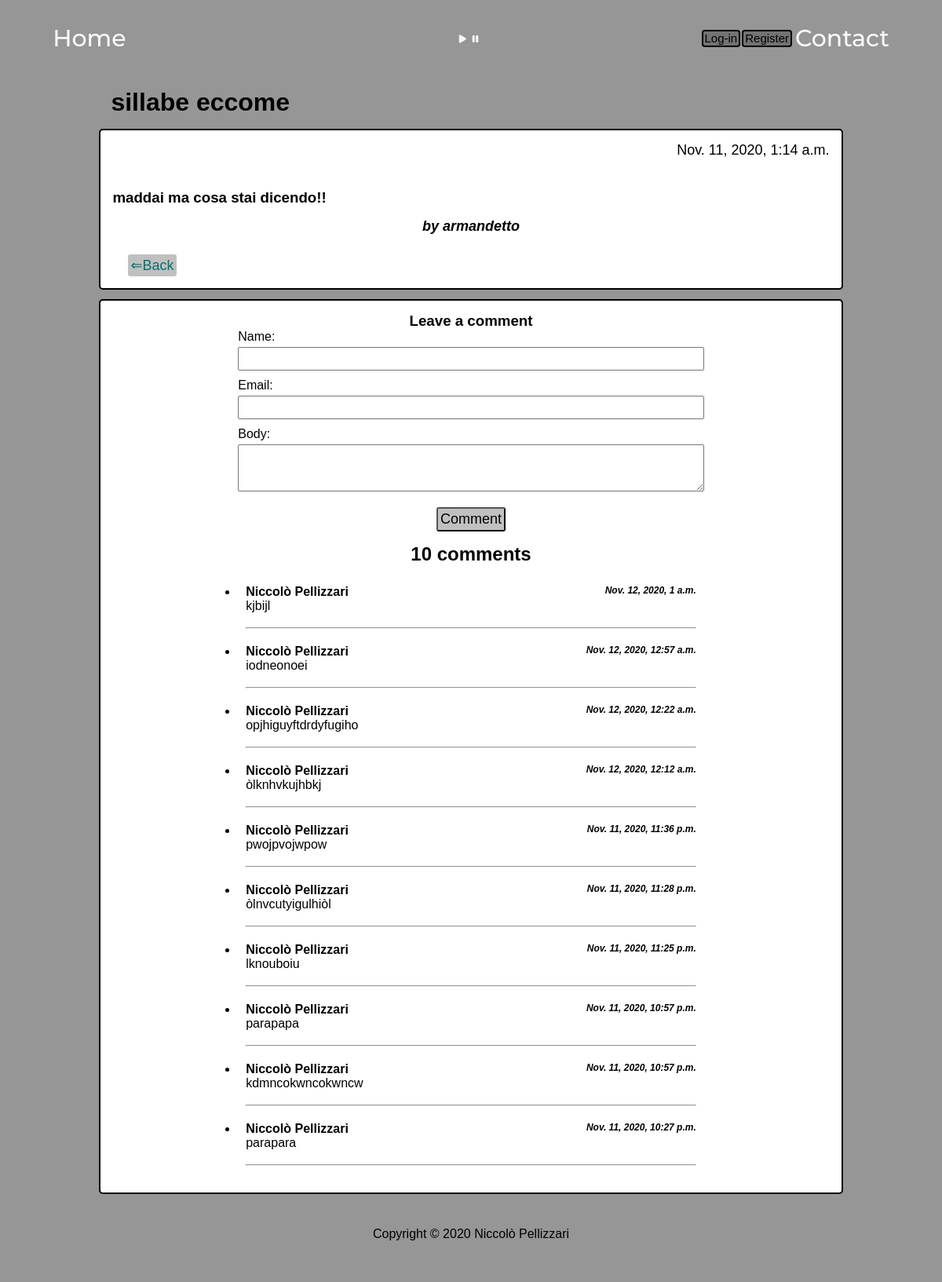
The page /crypto-blog/post/37/ on the database its author committed.
### cryptoblog/models.py (models this page shows, shortened)
class Post(models.Model):
    title = models.CharField(max_length=200, unique=True)
    author = models.ForeignKey(User, on_delete=models.CASCADE, related_name='blog_posts')
    updated_on = models.DateTimeField(auto_now=True)
    content = RichTextField(blank= True, null= True)
    prefazione = models.CharField(max_length=255)
    created_on = models.DateTimeField(auto_now_add=True)
    status = models.IntegerField(choices=STATUS, default=1)
    class Meta:
        ordering = ['-created_on']

class Comment(models.Model):
    post = models.ForeignKey(Post, on_delete=models.CASCADE, related_name='comments')
    name = models.CharField(max_length=80)
    email = models.EmailField()
    body = models.TextField()
    created_on = models.DateTimeField(auto_now_add=True)
    active = models.BooleanField(default=True)
    class Meta:
        ordering = ['-created_on']

### cryptoblog/views.py (the view)
# urls.py: path('post/<int:pk>/', post_detail, name='post_detail'),
def post_detail(request, pk):
    template_name = 'post_details.html'
    post = get_object_or_404(Post, id=pk)
    comments = post.comments.filter(active=True)
    new_comment = None
    if request.method == 'POST':
        comment_form = CommentForm(data=request.POST)
        if comment_form.is_valid():
            new_comment = comment_form.save(commit=False)
            new_comment.post = post
            new_comment.save()
    else:
        comment_form = CommentForm()
    return render(request, template_name, {'post': post,
                                           'comments': comments,
                                           'new_comment': new_comment,
                                           'comment_form': comment_form})

### cryptoblog/forms.py
class CommentForm(forms.ModelForm):
    class Meta:
        model = Comment
        fields = ('name', 'email', 'body')
        widgets = {
            'name': forms.TextInput(attrs={'class': 'form-comment'}),
            'email': forms.EmailInput(attrs={'class': 'form-comment'}),
            'body': forms.Textarea(attrs={'class': 'form-comment-area'}),
        }

### templates/post_details.html (shortened to what this page needs)
{% extends 'base.html' %}
{% load static %}
{% load widget_tweaks %}
{% block content %}
<head>
    <link href="{% static 'css/crypto-blog.css' %}" rel="stylesheet" type="text/css">
</head>
<body>
<div class="container2">
    <div class="row">
        <div class="col-md-8 card mb-4  mt-3 left  top">
            <h1 class="post-title">{% block title %} {{ post.title }} {% endblock title %}</h1>
            <div class="card-body">
                <p class="post-date">{{ post.created_on }}</p>
                <p class="card-text ">{{ post.content|safe }}</p>
                <h4 class="posted-by">by {{ post.author }}</h4>
                <div class="justify">
                <a class="btn  btn-back" href="{% url 'blog_home' %}">&Leftarrow;Back</a>
                </div>
            </div>
        </div>
        <div class="card-body card">
            <div id="comment-section">
                {% if new_comment %}
                {% else %}
                <h3 class="title-text">Leave a comment</h3>
                <form method="post">
                    {{ comment_form.as_p }}
                    <div class="btn-submit">
                        <button class="btn" type="submit">Comment</button>
                    </div>
                </form>
                {% endif %}
                <h2 id="comments">{{ comments.count }} comments</h2>
                <ul>
                    {% for comment in comments %}
                    <li>
                        <div class="comments" style="padding: 10px;">
                            <h4 class="comment-name">
                                {{ comment.name }}
                                <span class="comment-date">
                                  {{ comment.created_on }}
                                </span>
                            </h4>
                            {{ comment.body | linebreaks }}<br>
                            <hr>
                        </div>
                    </li>
                    {% endfor %}
                </ul>
            </div>
        </div>
    </div>
</div>
</body>
{% endblock content %}

### static/css/crypto-blog.css (style rules this page uses)
body { font-family: 'Trebuchet MS', 'Lucida Sans Unicode', 'Lucida Grande', 'Lucida Sans', Arial, sans-serif; }
.card { margin-left: auto; margin-right: auto; width: 80%; margin-bottom: 1%; }
.card-body { border: solid 2.5px black; border-radius: 5px; background-color: white; padding: 15px; }
.btn { margin-top: 10px; font-size: 18px; padding: 3px; background:rgb(192,192,192); cursor: pointer; text-decoration: none; border-radius: 3px; }
.btn:link { color: rgb(1,112,112); }
.btn-back { margin-left: 20px; padding: 3px; text-decoration: none; margin-bottom: 0; }
.btn-submit { text-align: center; margin: auto; }
.justify { margin-top: 15px; display: flex; justify-content: space-between; }
#comments { text-align: center; margin: 15px; }
.form-comment { width: 100%; height: 30px; margin-bottom: 10px; font-size: 16px; }
.form-comment-area { width: 100%; height: 60px; padding: 3px; margin-bottom: 10px; font-size: 16px; }
#comment-section { margin-left: auto; margin-right: auto; width: 65%; margin-bottom: 1%; }
.comment-date { float: right; font-size: 12px; font-weight: none; font-style: oblique; }
.title-text { font-weight: 900; text-align: center; }
.post-title { padding: 15px; }
.card-text { padding: 15px; }
.post-date { margin-bottom: 1%; text-align: right; font-size: 18px; }
.posted-by { text-align: center; font-size: 18px; margin-top: 15px; font-style: oblique; }
input { display: block; margin: auto; width: 85%; height: 25px; margin-top: 4px; }
textarea { display: block; margin: auto; width: 85%; height: 50px; margin-top: 4px; }

### templates/base.html (style rules this page uses)
* { box-sizing: border-box; margin: 0; padding: 0; }
header, body, footer { background-color: rgb(150, 150, 150); }
html, body { height: 100%; }
body { margin: 0 8px 0; position: relative; padding-bottom: 100px; }

### rows shown on the page
Post: title "sillabe eccome", created_on "Nov. 11, 2020, 1:14 a.m.", content "maddai ma cosa stai dicendo!!", author "armandetto"
Comment: name "Niccolò Pellizzari", created_on "Nov. 12, 2020, 1 a.m.", body "kjbijl"
Comment: name "Niccolò Pellizzari", created_on "Nov. 12, 2020, 12:57 a.m.", body "iodneonoei"
Comment: name "Niccolò Pellizzari", created_on "Nov. 12, 2020, 12:22 a.m.", body "opjhiguyftdrdyfugiho"
Comment: name "Niccolò Pellizzari", created_on "Nov. 12, 2020, 12:12 a.m.", body "òlknhvkujhbkj"
Comment: name "Niccolò Pellizzari", created_on "Nov. 11, 2020, 11:36 p.m.", body "pwojpvojwpow"
Comment: name "Niccolò Pellizzari", created_on "Nov. 11, 2020, 11:28 p.m.", body "òlnvcutyigulhiòl"
Comment: name "Niccolò Pellizzari", created_on "Nov. 11, 2020, 11:25 p.m.", body "lknouboiu"
Comment: name "Niccolò Pellizzari", created_on "Nov. 11, 2020, 10:57 p.m.", body "parapapa"
Comment: name "Niccolò Pellizzari", created_on "Nov. 11, 2020, 10:57 p.m.", body "kdmncokwncokwncw"
Comment: name "Niccolò Pellizzari", created_on "Nov. 11, 2020, 10:27 p.m.", body "parapara"

### other values the page prints
{{ comments.count }} "10"
